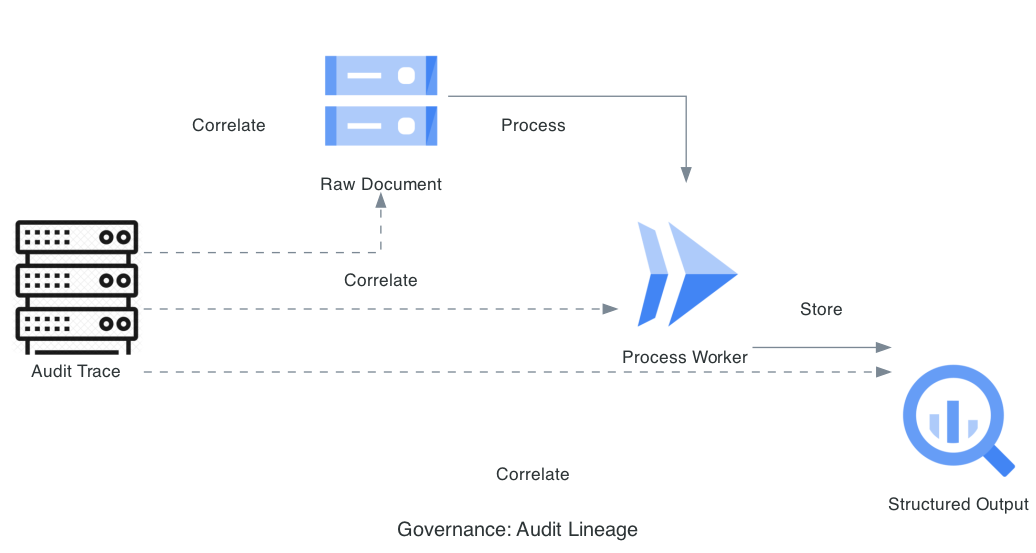

Generate this figure with Python:
from diagrams import Diagram, Edge
from diagrams.gcp.storage import GCS
from diagrams.gcp.compute import Run
from diagrams.gcp.analytics import BigQuery
from diagrams.generic.search import Search

graph_attr = {"pad": "0.1", "nodesep": "0.8", "ranksep": "1.0", "bgcolor": "transparent"}

with Diagram("Governance: Audit Lineage", show=False, filename="doc_audit_lineage", direction="LR", graph_attr=graph_attr):
    ingest = GCS("Raw Document")
    proc = Run("Process Worker")
    store = BigQuery("Structured Output")
    audit = Search("Unique Request ID\n(Audit Trace)")
    ingest >> Edge(label="Process") >> proc >> Edge(label="Store") >> store
    audit >> Edge(style="dashed", label="Correlate") >> [ingest, proc, store]
